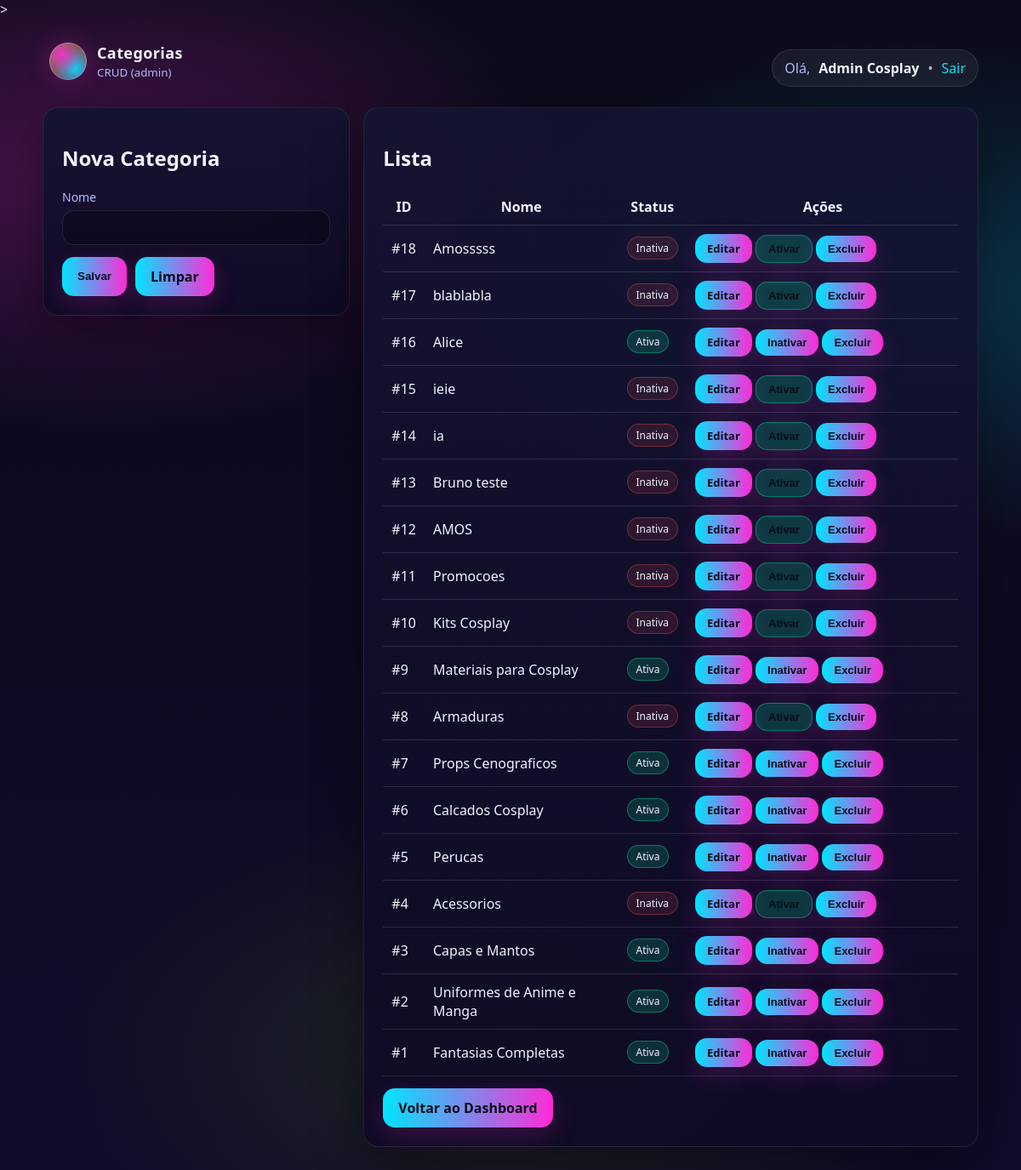
Screenshot of /index.php?controller=categoria&action=index (signed in) with the database file from the repository.
### tables this page shows
CREATE TABLE `categoria` (
  `id` int(11) NOT NULL,
  `nome` varchar(100) NOT NULL,
  `ativo` tinyint(1) NOT NULL DEFAULT 1
);

### controllers/CategoriaController.php (called while the page is built, shortened)
<?php
require_once __DIR__ . '/../models/categoria.php';
class CategoriaController
{
public function index(): void
{
$categoriaModel = new Categoria();
$categorias = $categoriaModel->listarTodas();
$editar = null;
require_once __DIR__ . '/../views/categorias.php';
}
private function onlyAdmin(): void
{
if (($_SESSION['perfil'] ?? '') !== 'admin') {
die("Acesso negado.");
} }}

### index.php (called while the page is built, shortened)
<?php
require_once __DIR__ . '/config/db.php';
$controller = $_GET['controller'] ?? 'auth';
$action = $_GET['action'] ?? 'form';
switch ($controller) {
    case 'categoria':
        require_once __DIR__ . '/controllers/CategoriaController.php';
        $c = new CategoriaController();
        break;
}
$c->$action();

### config/db.php (called while the page is built)
<?php
class Database
{
private static $conn = null;
public static function getConnection()
{
if (self::$conn === null) {
try {
self::$conn = new PDO(
"mysql:host=" . (getenv('DB_HOST') ?: 'localhost') . ";dbname=" . (getenv('DB_NAME') ?: 'loja_roupas') . ";charset=utf8mb4",
getenv('DB_USER') ?: "root",
getenv('DB_PASS') !== false ? getenv('DB_PASS') : "",
[
PDO::ATTR_ERRMODE => PDO::ERRMODE_EXCEPTION,
PDO::ATTR_DEFAULT_FETCH_MODE => PDO::FETCH_ASSOC
]
);
} catch (PDOException $e) {
die("Erro ao conectar ao banco de dados.");
}
}
return self::$conn;
}
}

### models/categoria.php (called while the page is built, shortened)
<?php
require_once __DIR__ . '/../config/db.php';
class Categoria
{
    private PDO $conn;
    public function __construct()
    {
        $this->conn = Database::getConnection();
    }
    public function listarTodas(): array
    {
        $sql = "SELECT * FROM categoria ORDER BY id DESC";
        return $this->conn->query($sql)->fetchAll();
    }
}

### views/categorias.php (the view, shortened to what this page needs)
<?php
$nomeUser = $_SESSION['nome'] ?? 'Usuário';
?>
<!doctype html>
<html lang="pt-br">
<head>
<link rel="stylesheet" href="public/assets/css/style.css">>
</head>
<body>
<div class="container">
<div class="topbar">
<div class="brand">
<div class="badge"></div>
<div>
<h1>Categorias</h1>
<small>CRUD (admin)</small>
</div>
</div>
<div class="pill">
Olá, <strong><?= htmlspecialchars($nomeUser) ?></strong>
• <a href="index.php?controller=auth&action=logout">Sair</a>
</div>
</div>
<div class="grid" style="grid-template-columns: 1fr 2fr;">
<div class="card">
<h2><?= $editar ? "Editar Categoria #".(int)$editar['id'] : "Nova Categoria" ?></h2>
<form method="post" action="index.php?controller=categoria&action=salvar">
<label>Nome</label>
<input class="input" type="text" name="nome" required
value="<?= $editar ? htmlspecialchars($editar['nome']) : '' ?>">
<div class="actions" style="margin-top:14px; display:flex; gap:10px;">
<button class="btn btn-primary" type="submit">Salvar</button>
<a class="btn" href="index.php?controller=categoria&action=index">Limpar</a>
</div>
</form>
</div>
<div class="card">
<h2>Lista</h2>
<table class="table">
<thead>
<tr>
<th>ID</th>
<th>Nome</th>
<th>Status</th>
<th style="width:320px;">Ações</th>
</tr>
</thead>
<tbody>
<?php foreach ($categorias as $c): ?>
<tr>
<td>#<?= (int)$c['id'] ?></td>
<td><?= htmlspecialchars($c['nome']) ?></td>
<td>
<?= ((int)$c['ativo'] === 1)
? '<span class="tag ok">Ativa</span>'
: '<span class="tag off">Inativa</span>' ?>
</td>
<td>
<a class="btn" href="index.php?controller=categoria&action=index&id=<?= (int)$c['id'] ?>">Editar</a>
<?php if ((int)$c['ativo'] === 1): ?>
<form method="post" action="index.php?controller=categoria&action=toggle" class="form-inline" onsubmit="return confirm('Inativar esta categoria?')"><button class="btn btn-danger" type="submit">Inativar</button></form>
<?php else: ?>
<form method="post" action="index.php?controller=categoria&action=toggle" class="form-inline"><button class="btn btn-success" type="submit">Ativar</button></form>
<?php endif; ?>
<form method="post" action="index.php?controller=categoria&action=deletar" class="form-inline" onsubmit="return confirm('⚠️ Deseja realmente excluir esta categoria permanentemente?')"><?= csrfCampo() ?><input type="hidden" name="id" value="<?= (int)$c['id'] ?>"><button class="btn btn-danger" type="submit">Excluir</button></form>
</td>
</tr>
<?php endforeach; ?>
</tbody>
</table>
<div style="margin-top:14px;">
<a class="btn" href="index.php?controller=auth&action=dashboard">Voltar ao Dashboard</a>
</div>
</div>
</div>
</div>
</body>
</html>

### public/assets/css/style.css (style rules this page uses)
:root { --bg1:#0b0b1a; --bg2:#120a2a; --card:#141432; --txt:#f2f2ff; --muted:#b8b8ff; --neon1:#ff2bd6; --neon2:#00e5ff; --neon3:#7cff00; --radius:18px; --shadow:0 18px 60px rgba(0,0,0,.45); }
* { box-sizing:border-box; }
html, body { height:100%; }
body { margin:0; font-family: system-ui, -apple-system, Segoe UI, Roboto, Arial, sans-serif; color:var(--txt); background: radial-gradient(900px 500px at 10% 15%, rgba(255,43,214,.25), transparent 60%), radial-gradient(900px 500px at 90% 25%, rgba(0,229,255,.20), transparent 60%), radial-gradient(900px 500px at 50% 90%, rgba(124,255,0,.12), transparent 60%), linear-gradient(180deg, var(--bg1), var(--bg2)); }
a { color:var(--neon2); text-decoration:none; }
.container { width:min(1100px, 92vw); margin:0 auto; padding:28px 0; }
.card { background:linear-gradient(180deg, rgba(20,20,50,.92), rgba(14,10,36,.92)); border:1px solid rgba(255,255,255,.08); border-radius:var(--radius); box-shadow:var(--shadow); padding:22px; }
.brand { display:flex; align-items:center; gap:12px; margin-bottom:16px; }
.badge { width:44px; height:44px; border-radius:14px; background: radial-gradient(circle at 30% 30%, rgba(255,43,214,.9), transparent 60%), radial-gradient(circle at 70% 70%, rgba(0,229,255,.9), transparent 60%), linear-gradient(135deg, rgba(124,255,0,.55), rgba(255,43,214,.55)); box-shadow:0 0 30px rgba(255,43,214,.25); }
.brand h1 { margin:0; font-size:18px; letter-spacing:.4px; }
.brand small { display:block; margin-top:2px; color:var(--muted); }
.topbar { display:flex; align-items:center; justify-content:space-between; gap:14px; margin-bottom:16px; }
.pill { display:inline-flex; align-items:center; gap:10px; padding:10px 14px; border-radius:999px; background:rgba(255,255,255,.06); border:1px solid rgba(255,255,255,.10); color:var(--muted); }
.pill strong { color:var(--txt); }
label { display:block; margin:14px 0 6px; color:var(--muted); font-size:14px; }
input, select { width:100%; padding:12px; border-radius:14px; border:1px solid rgba(255,255,255,.10); background:rgba(0,0,0,.25); color:var(--txt); outline:none; }
.btn { display:inline-flex; align-items:center; justify-content:center; padding:12px 18px; border-radius:14px; border:0; cursor:pointer; font-weight:700; color:#0b0b1a; background:linear-gradient(90deg, var(--neon2), var(--neon1)); box-shadow:0 10px 30px rgba(255,43,214,.18); }
.table { width:100%; border-collapse: collapse; }
.table th, .table td { padding: 10px; border-bottom: 1px solid rgba(255,255,255,.12); vertical-align: middle; }
.tag { padding: 4px 10px; border-radius: 999px; font-size: 12px; display: inline-block; }
.tag.ok { background: rgba(0,255,170,.15); border: 1px solid rgba(0,255,170,.35); }
.tag.off { background: rgba(255,80,80,.12); border: 1px solid rgba(255,80,80,.35); }
.btn-success { background: rgba(0,255,170,.18); border: 1px solid rgba(0,255,170,.35); }
.grid { display: grid; grid-template-columns: 380px 1fr; gap: 16px; align-items: start; }
.badge { margin-left: 8px; padding: 4px 10px; border-radius: 999px; border: 1px solid rgba(255,255,255,.25); }
form.form-inline { display: inline; margin: 0; padding: 0; background: none; border: 0; box-shadow: none; }
.table .btn { padding: 8px 14px; font-size: 13px; }

### rows the page displays
categoria: id "18", nome "Amosssss", ativo "Inativa"
categoria: id "17", nome "blablabla", ativo "Inativa"
categoria: id "16", nome "Alice", ativo "Ativa"
categoria: id "15", nome "ieie", ativo "Inativa"
categoria: id "14", nome "ia", ativo "Inativa"
categoria: id "13", nome "Bruno teste", ativo "Inativa"
categoria: id "12", nome "AMOS", ativo "Inativa"
categoria: id "11", nome "Promocoes", ativo "Inativa"
categoria: id "10", nome "Kits Cosplay", ativo "Inativa"
categoria: id "9", nome "Materiais para Cosplay", ativo "Ativa"
categoria: id "8", nome "Armaduras", ativo "Inativa"
categoria: id "7", nome "Props Cenograficos", ativo "Ativa"
categoria: id "6", nome "Calcados Cosplay", ativo "Ativa"
categoria: id "5", nome "Perucas", ativo "Ativa"
categoria: id "4", nome "Acessorios", ativo "Inativa"
categoria: id "3", nome "Capas e Mantos", ativo "Ativa"
categoria: id "2", nome "Uniformes de Anime e Manga", ativo "Ativa"
categoria: id "1", nome "Fantasias Completas", ativo "Ativa"

### other values shown
$nomeUser "Admin Cosplay"
